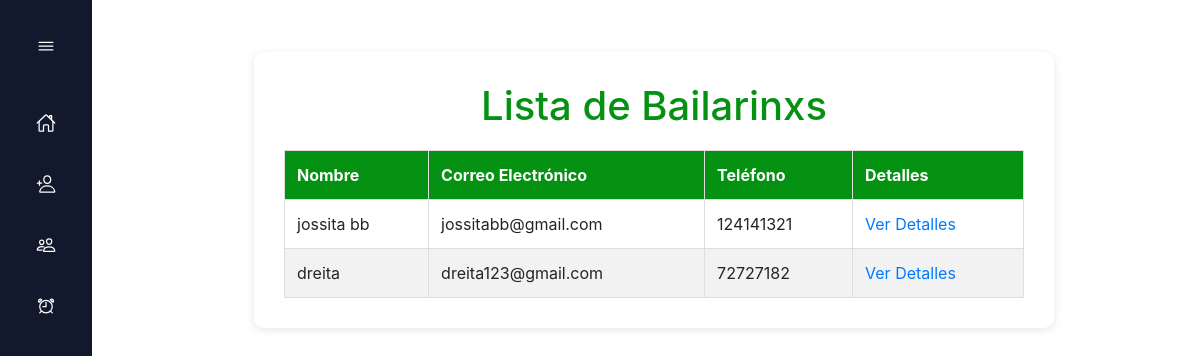
/students/ (signed in), run on an earlier commit of the app's database.
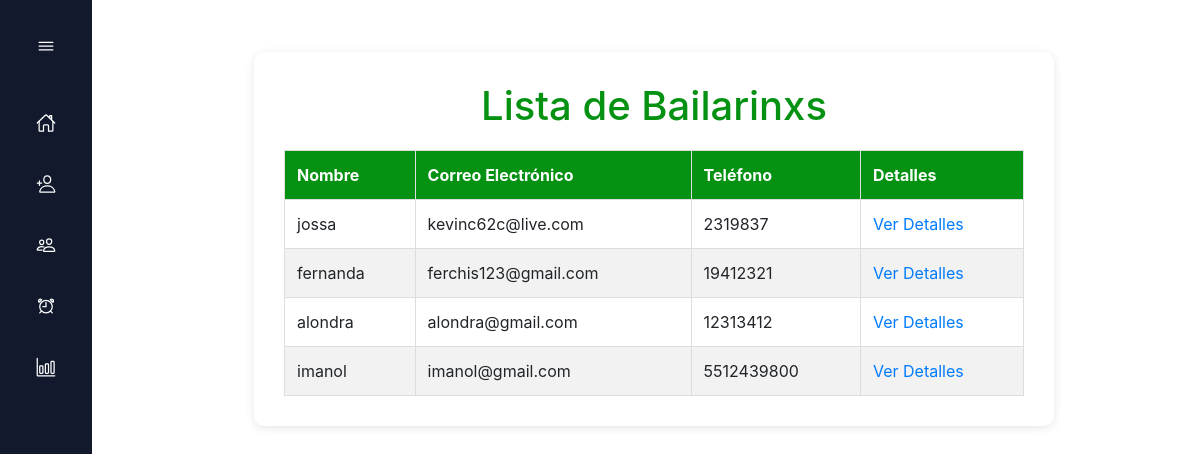
And on a later commit of the database.
### app/models.py (models this page shows, shortened)
class Student(models.Model):
    name = models.CharField(max_length=100)
    email = models.EmailField(max_length=100)
    phone_number = models.CharField(max_length=50)
    image = models.ImageField(upload_to='students/')

### app/views.py (the view)
# urls.py: path('students/', views.student_list, name='student-list'),
@login_required
@user_passes_test(is_admin)
def student_list(request):
    students = Student.objects.all()
    return render(request, 'student_list.html', {'students': students})

### app/views.py (called while the page is built)
def is_admin(user):
    return user.is_superuser

### Templates/student_list.html (shortened to what this page needs)
{% extends "base_layout.html" %}
{% block extra_css %}
<link
  href="https://maxcdn.bootstrapcdn.com/bootstrap/4.5.2/css/bootstrap.min.css"
  rel="stylesheet"
/>
<link
  rel="stylesheet"
  href="https://cdnjs.cloudflare.com/ajax/libs/font-awesome/5.15.4/css/all.min.css"
/>
{% endblock extra_css %} {% block content %}
<div class="container">
  <h1>Lista de Bailarinxs</h1>
  <table>
    <thead>
      <tr>
        <th>Nombre</th>
        <th>Correo Electrónico</th>
        <th>Teléfono</th>
        <th>Detalles</th>
      </tr>
    </thead>
    <tbody>
      {% for student in students %}
      <tr>
        <td>{{ student.name }}</td>
        <td>{{ student.email }}</td>
        <td>{{ student.phone_number }}</td>
        <td>
            <a href="{% url 'student-detail' pk=student.pk %}">Ver Detalles</a>
        </td>
      </tr>
      {% endfor %}
    </tbody>
  </table>
</div>
{% endblock  %}

### Templates/base_layout.html (shortened to what this page needs)
<!DOCTYPE html>
<html lang="en">
    <head>
        <link rel="stylesheet" href="..\static\css\style.css">
        {% block extra_css %}{% endblock %}
    </head>
    <body id="body-pd">
        <div class="l-navbar" id="navbar">
            <nav class="nav">
                <div>
                    <div class="nav__brand">
                        <ion-icon name="menu-outline" class="nav__toggle" id="nav-toggle"></ion-icon>
                    </div>
                    <div class="nav__list">
                        <a href={% url 'home' %} class="nav__link">
                            <ion-icon name="home-outline" class="nav__icon"></ion-icon>
                        </a>
                        <a href={% url 'capture_student' %} class="nav__link">
                            <ion-icon name="person-add-outline" class="nav__icon"></ion-icon>
                        </a>
                        <a href={% url 'student-list' %} class="nav__link">
                            <ion-icon name="people-outline" class="nav__icon"></ion-icon>
                        </a>
                        <a href="{% url 'capture_and_recognize' %}" class="nav__link">
                            <ion-icon name="alarm-outline" class="nav__icon"></ion-icon>
                        </a>
                        <a href="{% url 'student_attendance_list' %}" class="nav__link">
                            <ion-icon name="bar-chart-outline" class="nav__icon"></ion-icon>
                        </a>
                    </div>
                </div>
            </nav>
        </div>
        {% block content %}
        {% endblock %}
    </body>
</html>

### static/css/style.css (style rules this page uses)
:root { --nav-width: 92px; --first-color: #059212; --bg-color: #12192C; --sub-color: #B6CEFC; --white-color: #FFF; --body-font: 'Poppins', sans-serif; --normal-font-size: 1rem; --small-font-size: .875rem; --z-fixed: 100; }
*,::before,::after { box-sizing: border-box; }
body { position: relative; margin: 0; padding: 2rem 0 0 6.75rem; font-family: var(--body-font); font-size: var(--normal-font-size); transition: .5s; }
h1 { margin: 0; }
a { text-decoration: none; }
.l-navbar { position: fixed; top: 0; left: 0; width: var(--nav-width); height: 100vh; background-color: var(--bg-color); color: var(--white-color); padding: 1.5rem 1.5rem 2rem; transition: .5s; z-index: var(--z-fixed); }
.nav { height: 100%; display: flex; flex-direction: column; justify-content: space-between; overflow: hidden; }
.nav__brand { display: grid; grid-template-columns: max-content max-content; justify-content: space-between; align-items: center; margin-bottom: 2rem; }
.nav__toggle { font-size: 1.25rem; padding: .75rem; cursor: pointer; }
.nav__link { display: grid; grid-template-columns: max-content max-content; align-items: center; column-gap: .75rem; padding: .75rem; color: var(--white-color); border-radius: .5rem; margin-bottom: 1rem; transition: .3s; cursor: pointer; }
.nav__icon { font-size: 1.25rem; }

### Templates/student_list.html (style rules this page uses)
.container { width: 100%; max-width: 800px; margin: 20px auto; background-color: #fff; padding: 30px; border-radius: 10px; box-shadow: 0 2px 10px rgba(0, 0, 0, 0.1); transition: box-shadow 0.3s ease; box-sizing: border-box; position: relative; z-index: 1; }
h1 { text-align: center; color: #059212; margin-bottom: 20px; }
table { width: 100%; border-collapse: collapse; margin-top: 20px; }
th, td { border: 1px solid #ddd; padding: 12px; text-align: left; }
th { background-color: #059212; color: #fff; }
tr:nth-child(even) { background-color: #f2f2f2; }
a { text-decoration: none; }

What changed in the data, as far as the page shows it:
removed Student: name "jossita bb", email "jossitabb@gmail.com", phone_number "124141321"
removed Student: name "dreita", email "dreita123@gmail.com", phone_number "72727182"
added Student: name "jossa", email "kevinc62c@live.com", phone_number "2319837"
added Student: name "fernanda", email "ferchis123@gmail.com", phone_number "19412321"
added Student: name "alondra", email "alondra@gmail.com", phone_number "12313412"
added Student: name "imanol", email "imanol@gmail.com", phone_number "5512439800"
